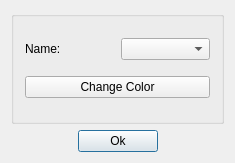
<?xml version="1.0" encoding="UTF-8"?>
<ui version="4.0">
 <class>dlg_colmap</class>
 <widget class="QDialog" name="dlg_colmap">
  <property name="windowModality">
   <enum>Qt::WindowModal</enum>
  </property>
  <property name="geometry">
   <rect>
    <x>0</x>
    <y>0</y>
    <width>235</width>
    <height>163</height>
   </rect>
  </property>
  <property name="focusPolicy">
   <enum>Qt::StrongFocus</enum>
  </property>
  <property name="windowTitle">
   <string>Adjust Colormapping</string>
  </property>
  <layout class="QGridLayout" name="gridLayout_2">
   <property name="margin">
    <number>11</number>
   </property>
   <property name="spacing">
    <number>6</number>
   </property>
   <item row="1" column="0">
    <layout class="QHBoxLayout" name="horizontalLayout">
     <property name="spacing">
      <number>6</number>
     </property>
     <property name="margin">
      <number>0</number>
     </property>
     <item>
      <spacer name="Spacer1">
       <property name="orientation">
        <enum>Qt::Horizontal</enum>
       </property>
       <property name="sizeType">
        <enum>QSizePolicy::Expanding</enum>
       </property>
       <property name="sizeHint" stdset="0">
        <size>
         <width>20</width>
         <height>20</height>
        </size>
       </property>
      </spacer>
     </item>
     <item>
      <widget class="QPushButton" name="PushButton34">
       <property name="text">
        <string>Ok</string>
       </property>
       <property name="default">
        <bool>true</bool>
       </property>
      </widget>
     </item>
     <item>
      <spacer name="Spacer2">
       <property name="orientation">
        <enum>Qt::Horizontal</enum>
       </property>
       <property name="sizeType">
        <enum>QSizePolicy::Expanding</enum>
       </property>
       <property name="sizeHint" stdset="0">
        <size>
         <width>20</width>
         <height>20</height>
        </size>
       </property>
      </spacer>
     </item>
    </layout>
   </item>
   <item row="0" column="0">
    <widget class="QGroupBox" name="groupBox">
     <property name="title">
      <string/>
     </property>
     <layout class="QGridLayout" name="gridLayout1">
      <item row="1" column="0" colspan="2">
       <widget class="QPushButton" name="m_pButtonColorChange">
        <property name="text">
         <string>Change Color</string>
        </property>
       </widget>
      </item>
      <item row="0" column="0">
       <widget class="QLabel" name="m_pStaticColorName">
        <property name="text">
         <string>Name:</string>
        </property>
        <property name="wordWrap">
         <bool>false</bool>
        </property>
       </widget>
      </item>
      <item row="0" column="1">
       <widget class="QComboBox" name="m_pComboColorName"/>
      </item>
     </layout>
    </widget>
   </item>
  </layout>
 </widget>
 <layoutdefault spacing="6" margin="11"/>
 <pixmapfunction>qPixmapFromMimeSource</pixmapfunction>
 <tabstops>
  <tabstop>PushButton34</tabstop>
 </tabstops>
 <resources/>
 <connections>
  <connection>
   <sender>PushButton34</sender>
   <signal>clicked()</signal>
   <receiver>dlg_colmap</receiver>
   <slot>accept()</slot>
   <hints>
    <hint type="sourcelabel">
     <x>20</x>
     <y>20</y>
    </hint>
    <hint type="destinationlabel">
     <x>20</x>
     <y>20</y>
    </hint>
   </hints>
  </connection>
 </connections>
</ui>
